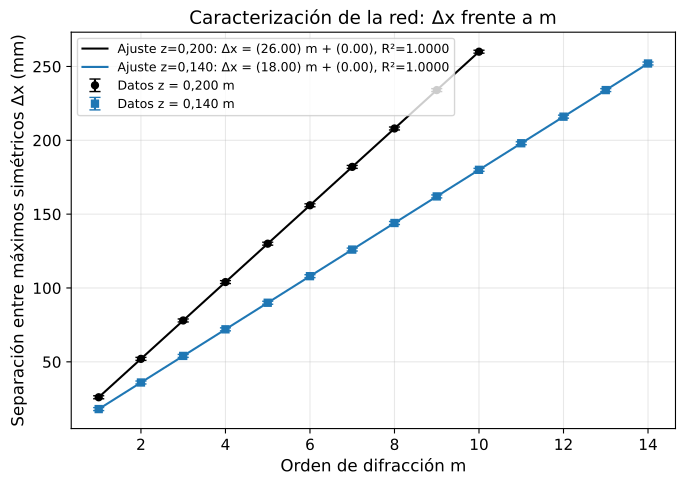

Write Python code to recreate this figure.
import numpy as np
import matplotlib
matplotlib.use('Agg')
import matplotlib.pyplot as plt
from scipy import stats

plt.rcParams.update({
    'font.size': 11,
    'axes.labelsize': 12,
    'figure.figsize': (7, 5),
    'axes.grid': True,
    'grid.alpha': 0.3
})

m1 = np.arange(1, 11)
dx1_mm = np.array([26, 52, 78, 104, 130, 156, 182, 208, 234, 260], dtype=float)
ddx1_mm = np.full_like(dx1_mm, 1.0)

m2 = np.arange(1, 15)
dx2_mm = np.array([18, 36, 54, 72, 90, 108, 126, 144, 162, 180, 198, 216, 234, 252], dtype=float)
ddx2_mm = np.full_like(dx2_mm, 1.0)

slope1, intercept1, r1, _, _ = stats.linregress(m1, dx1_mm)
slope2, intercept2, r2, _, _ = stats.linregress(m2, dx2_mm)

m1_fit = np.linspace(m1.min(), m1.max(), 200)
m2_fit = np.linspace(m2.min(), m2.max(), 200)

dx1_fit = slope1 * m1_fit + intercept1
dx2_fit = slope2 * m2_fit + intercept2

fig, ax = plt.subplots()

ax.errorbar(
    m1, dx1_mm, yerr=ddx1_mm, fmt='o', color='black',
    capsize=4, markersize=5, label='Datos z = 0,200 m'
)
ax.plot(
    m1_fit, dx1_fit, color='black', linewidth=1.5,
    label=f'Ajuste z=0,200: Δx = ({slope1:.2f}) m + ({intercept1:.2f}), R²={r1**2:.4f}'
)

ax.errorbar(
    m2, dx2_mm, yerr=ddx2_mm, fmt='s', color='tab:blue',
    capsize=4, markersize=5, label='Datos z = 0,140 m'
)
ax.plot(
    m2_fit, dx2_fit, color='tab:blue', linewidth=1.5,
    label=f'Ajuste z=0,140: Δx = ({slope2:.2f}) m + ({intercept2:.2f}), R²={r2**2:.4f}'
)

ax.set_xlabel('Orden de difracción m')
ax.set_ylabel('Separación entre máximos simétricos Δx (mm)')
ax.set_title('Caracterización de la red: Δx frente a m')
ax.legend(fontsize=9, loc='upper left')

plt.tight_layout()
plt.savefig('figuras/figura_1.pdf', dpi=150, bbox_inches='tight')
